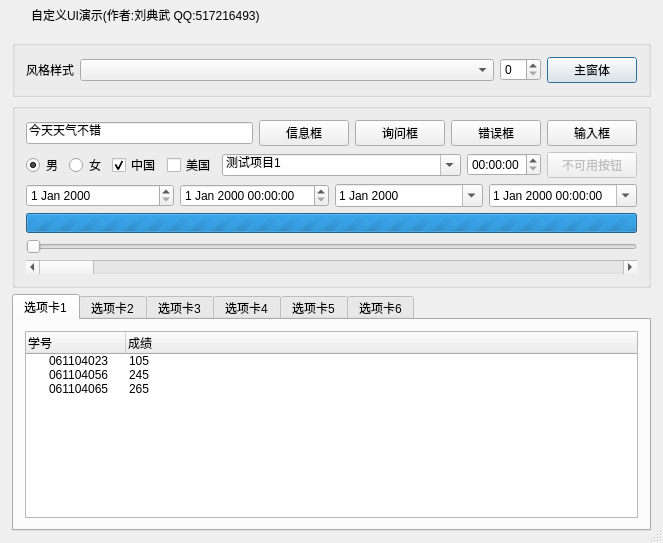
<?xml version="1.0" encoding="UTF-8"?>
<ui version="4.0">
 <class>frmMain</class>
 <widget class="QDialog" name="frmMain">
  <property name="geometry">
   <rect>
    <x>0</x>
    <y>0</y>
    <width>663</width>
    <height>543</height>
   </rect>
  </property>
  <property name="sizeGripEnabled">
   <bool>true</bool>
  </property>
  <layout class="QVBoxLayout" name="verticalLayout">
   <property name="spacing">
    <number>0</number>
   </property>
   <property name="leftMargin">
    <number>1</number>
   </property>
   <property name="topMargin">
    <number>1</number>
   </property>
   <property name="rightMargin">
    <number>1</number>
   </property>
   <property name="bottomMargin">
    <number>1</number>
   </property>
   <item>
    <widget class="QWidget" name="widget_title" native="true">
     <property name="sizePolicy">
      <sizepolicy hsizetype="Preferred" vsizetype="Fixed">
       <horstretch>0</horstretch>
       <verstretch>0</verstretch>
      </sizepolicy>
     </property>
     <property name="minimumSize">
      <size>
       <width>100</width>
       <height>28</height>
      </size>
     </property>
     <layout class="QHBoxLayout" name="horizontalLayout_2">
      <property name="spacing">
       <number>0</number>
      </property>
      <property name="leftMargin">
       <number>0</number>
      </property>
      <property name="topMargin">
       <number>0</number>
      </property>
      <property name="rightMargin">
       <number>0</number>
      </property>
      <property name="bottomMargin">
       <number>0</number>
      </property>
      <item>
       <widget class="QLabel" name="lab_Ico">
        <property name="sizePolicy">
         <sizepolicy hsizetype="Minimum" vsizetype="Preferred">
          <horstretch>0</horstretch>
          <verstretch>0</verstretch>
         </sizepolicy>
        </property>
        <property name="minimumSize">
         <size>
          <width>30</width>
          <height>0</height>
         </size>
        </property>
        <property name="text">
         <string/>
        </property>
        <property name="alignment">
         <set>Qt::AlignCenter</set>
        </property>
       </widget>
      </item>
      <item>
       <widget class="QLabel" name="lab_Title">
        <property name="sizePolicy">
         <sizepolicy hsizetype="Expanding" vsizetype="Preferred">
          <horstretch>0</horstretch>
          <verstretch>0</verstretch>
         </sizepolicy>
        </property>
        <property name="styleSheet">
         <string notr="true"/>
        </property>
        <property name="text">
         <string>自定义UI演示(作者:刘典武 QQ:517216493)</string>
        </property>
        <property name="alignment">
         <set>Qt::AlignLeading|Qt::AlignLeft|Qt::AlignVCenter</set>
        </property>
       </widget>
      </item>
      <item>
       <widget class="QWidget" name="widget_menu" native="true">
        <property name="sizePolicy">
         <sizepolicy hsizetype="Minimum" vsizetype="Preferred">
          <horstretch>0</horstretch>
          <verstretch>0</verstretch>
         </sizepolicy>
        </property>
        <layout class="QHBoxLayout" name="horizontalLayout">
         <property name="spacing">
          <number>0</number>
         </property>
         <property name="leftMargin">
          <number>0</number>
         </property>
         <property name="topMargin">
          <number>0</number>
         </property>
         <property name="rightMargin">
          <number>0</number>
         </property>
         <property name="bottomMargin">
          <number>0</number>
         </property>
         <item>
          <widget class="QPushButton" name="btnMenu_Min">
           <property name="sizePolicy">
            <sizepolicy hsizetype="Minimum" vsizetype="Expanding">
             <horstretch>0</horstretch>
             <verstretch>0</verstretch>
            </sizepolicy>
           </property>
           <property name="minimumSize">
            <size>
             <width>40</width>
             <height>0</height>
            </size>
           </property>
           <property name="cursor">
            <cursorShape>ArrowCursor</cursorShape>
           </property>
           <property name="focusPolicy">
            <enum>Qt::NoFocus</enum>
           </property>
           <property name="toolTip">
            <string>最小化</string>
           </property>
           <property name="text">
            <string/>
           </property>
           <property name="flat">
            <bool>true</bool>
           </property>
          </widget>
         </item>
         <item>
          <widget class="QPushButton" name="btnMenu_Max">
           <property name="sizePolicy">
            <sizepolicy hsizetype="Minimum" vsizetype="Expanding">
             <horstretch>0</horstretch>
             <verstretch>0</verstretch>
            </sizepolicy>
           </property>
           <property name="minimumSize">
            <size>
             <width>40</width>
             <height>0</height>
            </size>
           </property>
           <property name="cursor">
            <cursorShape>ArrowCursor</cursorShape>
           </property>
           <property name="focusPolicy">
            <enum>Qt::NoFocus</enum>
           </property>
           <property name="toolTip">
            <string>最大化</string>
           </property>
           <property name="text">
            <string/>
           </property>
           <property name="flat">
            <bool>true</bool>
           </property>
          </widget>
         </item>
         <item>
          <widget class="QPushButton" name="btnMenu_Close">
           <property name="sizePolicy">
            <sizepolicy hsizetype="Minimum" vsizetype="Expanding">
             <horstretch>0</horstretch>
             <verstretch>0</verstretch>
            </sizepolicy>
           </property>
           <property name="minimumSize">
            <size>
             <width>40</width>
             <height>0</height>
            </size>
           </property>
           <property name="cursor">
            <cursorShape>ArrowCursor</cursorShape>
           </property>
           <property name="focusPolicy">
            <enum>Qt::NoFocus</enum>
           </property>
           <property name="toolTip">
            <string>关闭</string>
           </property>
           <property name="text">
            <string/>
           </property>
           <property name="flat">
            <bool>true</bool>
           </property>
          </widget>
         </item>
        </layout>
       </widget>
      </item>
     </layout>
    </widget>
   </item>
   <item>
    <widget class="QWidget" name="widget_main" native="true">
     <property name="styleSheet">
      <string notr="true"/>
     </property>
     <layout class="QVBoxLayout" name="verticalLayout_9">
      <item>
       <widget class="QGroupBox" name="groupBox_3">
        <property name="title">
         <string/>
        </property>
        <layout class="QHBoxLayout" name="horizontalLayout_6">
         <item>
          <widget class="QLabel" name="label">
           <property name="text">
            <string>风格样式</string>
           </property>
          </widget>
         </item>
         <item>
          <widget class="QComboBox" name="cboxStyle">
           <property name="sizePolicy">
            <sizepolicy hsizetype="Expanding" vsizetype="Fixed">
             <horstretch>0</horstretch>
             <verstretch>0</verstretch>
            </sizepolicy>
           </property>
          </widget>
         </item>
         <item>
          <widget class="QSpinBox" name="spinBox"/>
         </item>
         <item>
          <widget class="QPushButton" name="btnChangeStyle">
           <property name="minimumSize">
            <size>
             <width>90</width>
             <height>0</height>
            </size>
           </property>
           <property name="text">
            <string>主窗体</string>
           </property>
          </widget>
         </item>
        </layout>
       </widget>
      </item>
      <item>
       <widget class="QGroupBox" name="groupBox">
        <property name="title">
         <string/>
        </property>
        <layout class="QVBoxLayout" name="verticalLayout_2">
         <item>
          <layout class="QHBoxLayout" name="horizontalLayout_4">
           <item>
            <widget class="QLineEdit" name="lineEdit">
             <property name="text">
              <string>今天天气不错</string>
             </property>
            </widget>
           </item>
           <item>
            <widget class="QPushButton" name="pushButton">
             <property name="minimumSize">
              <size>
               <width>90</width>
               <height>0</height>
              </size>
             </property>
             <property name="cursor">
              <cursorShape>PointingHandCursor</cursorShape>
             </property>
             <property name="text">
              <string>信息框</string>
             </property>
            </widget>
           </item>
           <item>
            <widget class="QPushButton" name="pushButton_2">
             <property name="minimumSize">
              <size>
               <width>90</width>
               <height>0</height>
              </size>
             </property>
             <property name="cursor">
              <cursorShape>PointingHandCursor</cursorShape>
             </property>
             <property name="text">
              <string>询问框</string>
             </property>
            </widget>
           </item>
           <item>
            <widget class="QPushButton" name="pushButton_3">
             <property name="minimumSize">
              <size>
               <width>90</width>
               <height>0</height>
              </size>
             </property>
             <property name="cursor">
              <cursorShape>PointingHandCursor</cursorShape>
             </property>
             <property name="text">
              <string>错误框</string>
             </property>
            </widget>
           </item>
           <item>
            <widget class="QPushButton" name="pushButton_5">
             <property name="minimumSize">
              <size>
               <width>90</width>
               <height>0</height>
              </size>
             </property>
             <property name="cursor">
              <cursorShape>PointingHandCursor</cursorShape>
             </property>
             <property name="text">
              <string>输入框</string>
             </property>
            </widget>
           </item>
          </layout>
         </item>
         <item>
          <layout class="QHBoxLayout" name="horizontalLayout_5">
           <item>
            <widget class="QRadioButton" name="radioButton">
             <property name="text">
              <string>男</string>
             </property>
             <property name="checked">
              <bool>true</bool>
             </property>
            </widget>
           </item>
           <item>
            <widget class="QRadioButton" name="radioButton_2">
             <property name="text">
              <string>女</string>
             </property>
            </widget>
           </item>
           <item>
            <widget class="QCheckBox" name="checkBox">
             <property name="text">
              <string>中国</string>
             </property>
             <property name="checked">
              <bool>true</bool>
             </property>
            </widget>
           </item>
           <item>
            <widget class="QCheckBox" name="checkBox_2">
             <property name="text">
              <string>美国</string>
             </property>
            </widget>
           </item>
           <item>
            <widget class="QComboBox" name="comboBox">
             <property name="sizePolicy">
              <sizepolicy hsizetype="Expanding" vsizetype="Fixed">
               <horstretch>0</horstretch>
               <verstretch>0</verstretch>
              </sizepolicy>
             </property>
             <property name="editable">
              <bool>true</bool>
             </property>
             <item>
              <property name="text">
               <string>测试项目1</string>
              </property>
             </item>
             <item>
              <property name="text">
               <string>测试项目2</string>
              </property>
             </item>
             <item>
              <property name="text">
               <string>测试项目3</string>
              </property>
             </item>
            </widget>
           </item>
           <item>
            <widget class="QTimeEdit" name="timeEdit">
             <property name="calendarPopup">
              <bool>true</bool>
             </property>
            </widget>
           </item>
           <item>
            <widget class="QPushButton" name="pushButton_4">
             <property name="enabled">
              <bool>false</bool>
             </property>
             <property name="sizePolicy">
              <sizepolicy hsizetype="Minimum" vsizetype="Fixed">
               <horstretch>0</horstretch>
               <verstretch>0</verstretch>
              </sizepolicy>
             </property>
             <property name="minimumSize">
              <size>
               <width>90</width>
               <height>0</height>
              </size>
             </property>
             <property name="text">
              <string>不可用按钮</string>
             </property>
            </widget>
           </item>
          </layout>
         </item>
         <item>
          <layout class="QHBoxLayout" name="horizontalLayout_7">
           <item>
            <widget class="QDateEdit" name="dateEdit">
             <property name="calendarPopup">
              <bool>false</bool>
             </property>
            </widget>
           </item>
           <item>
            <widget class="QDateTimeEdit" name="dateTimeEdit_2"/>
           </item>
           <item>
            <widget class="QDateEdit" name="dateEdit_2">
             <property name="calendarPopup">
              <bool>true</bool>
             </property>
            </widget>
           </item>
           <item>
            <widget class="QDateTimeEdit" name="dateTimeEdit">
             <property name="calendarPopup">
              <bool>true</bool>
             </property>
            </widget>
           </item>
          </layout>
         </item>
         <item>
          <widget class="QProgressBar" name="progressBar">
           <property name="sizePolicy">
            <sizepolicy hsizetype="Expanding" vsizetype="Minimum">
             <horstretch>0</horstretch>
             <verstretch>0</verstretch>
            </sizepolicy>
           </property>
           <property name="minimumSize">
            <size>
             <width>0</width>
             <height>20</height>
            </size>
           </property>
           <property name="minimum">
            <number>0</number>
           </property>
           <property name="maximum">
            <number>0</number>
           </property>
           <property name="value">
            <number>-1</number>
           </property>
          </widget>
         </item>
         <item>
          <widget class="QSlider" name="horizontalSlider">
           <property name="orientation">
            <enum>Qt::Horizontal</enum>
           </property>
          </widget>
         </item>
         <item>
          <widget class="QScrollBar" name="horizontalScrollBar">
           <property name="orientation">
            <enum>Qt::Horizontal</enum>
           </property>
          </widget>
         </item>
        </layout>
       </widget>
      </item>
      <item>
       <widget class="QTabWidget" name="tabWidget">
        <property name="currentIndex">
         <number>0</number>
        </property>
        <widget class="QWidget" name="tab">
         <attribute name="title">
          <string>选项卡1</string>
         </attribute>
         <layout class="QVBoxLayout" name="verticalLayout_3">
          <item>
           <widget class="QTreeWidget" name="treeWidget">
            <column>
             <property name="text">
              <string>学号</string>
             </property>
            </column>
            <column>
             <property name="text">
              <string>成绩</string>
             </property>
            </column>
            <item>
             <property name="text">
              <string>061104023</string>
             </property>
             <property name="text">
              <string>105</string>
             </property>
            </item>
            <item>
             <property name="text">
              <string>061104056</string>
             </property>
             <property name="text">
              <string>245</string>
             </property>
            </item>
            <item>
             <property name="text">
              <string>061104065</string>
             </property>
             <property name="text">
              <string>265</string>
             </property>
            </item>
           </widget>
          </item>
         </layout>
        </widget>
        <widget class="QWidget" name="tab_2">
         <attribute name="title">
          <string>选项卡2</string>
         </attribute>
         <layout class="QVBoxLayout" name="verticalLayout_4">
          <item>
           <widget class="QTableWidget" name="tableWidget">
            <property name="selectionBehavior">
             <enum>QAbstractItemView::SelectRows</enum>
            </property>
            <row>
             <property name="text">
              <string>1</string>
             </property>
            </row>
            <row>
             <property name="text">
              <string>2</string>
             </property>
            </row>
            <row>
             <property name="text">
              <string>3</string>
             </property>
            </row>
            <column>
             <property name="text">
              <string>学号</string>
             </property>
            </column>
            <column>
             <property name="text">
              <string>成绩</string>
             </property>
            </column>
            <item row="0" column="0">
             <property name="text">
              <string>061104023</string>
             </property>
            </item>
            <item row="0" column="1">
             <property name="text">
              <string>105</string>
             </property>
            </item>
            <item row="1" column="0">
             <property name="text">
              <string>061104025</string>
             </property>
            </item>
            <item row="1" column="1">
             <property name="text">
              <string>108</string>
             </property>
            </item>
            <item row="2" column="0">
             <property name="text">
              <string>061104056</string>
             </property>
            </item>
            <item row="2" column="1">
             <property name="text">
              <string>235</string>
             </property>
            </item>
           </widget>
          </item>
         </layout>
        </widget>
        <widget class="QWidget" name="tab_3">
         <attribute name="title">
          <string>选项卡3</string>
         </attribute>
         <layout class="QVBoxLayout" name="verticalLayout_5">
          <item>
           <widget class="QToolBox" name="toolBox">
            <property name="currentIndex">
             <number>1</number>
            </property>
            <widget class="QWidget" name="page">
             <property name="geometry">
              <rect>
               <x>0</x>
               <y>0</y>
               <width>100</width>
               <height>30</height>
              </rect>
             </property>
             <attribute name="label">
              <string>学生信息管理</string>
             </attribute>
            </widget>
            <widget class="QWidget" name="page_2">
             <property name="geometry">
              <rect>
               <x>0</x>
               <y>0</y>
               <width>66</width>
               <height>16</height>
              </rect>
             </property>
             <attribute name="label">
              <string>教师信息管理</string>
             </attribute>
            </widget>
           </widget>
          </item>
         </layout>
        </widget>
        <widget class="QWidget" name="tab_4">
         <attribute name="title">
          <string>选项卡4</string>
         </attribute>
         <layout class="QVBoxLayout" name="verticalLayout_6">
          <item>
           <widget class="QTextEdit" name="textEdit">
            <property name="html">
             <string>&lt;!DOCTYPE HTML PUBLIC &quot;-//W3C//DTD HTML 4.0//EN&quot; &quot;http://www.w3.org/TR/REC-html40/strict.dtd&quot;&gt;
&lt;html&gt;&lt;head&gt;&lt;meta name=&quot;qrichtext&quot; content=&quot;1&quot; /&gt;&lt;style type=&quot;text/css&quot;&gt;
p, li { white-space: pre-wrap; }
&lt;/style&gt;&lt;/head&gt;&lt;body style=&quot; font-family:'宋体'; font-size:9pt; font-weight:400; font-style:normal;&quot;&gt;
&lt;p style=&quot; margin-top:0px; margin-bottom:0px; margin-left:0px; margin-right:0px; -qt-block-indent:0; text-indent:0px;&quot;&gt;1.假如你想要一件东西，就放它走。它若能回来找你，就永远属于你；它若不回来，那根本就不是你的。&lt;/p&gt;
&lt;p style=&quot; margin-top:0px; margin-bottom:0px; margin-left:0px; margin-right:0px; -qt-block-indent:0; text-indent:0px;&quot;&gt;2.一个人会落泪，是因为痛；一个人之所以痛，是因为在乎；一个人之所以在乎，是因为有感觉；一个人之所以有感觉，仅因为你是一个人！所以，你有感觉，在乎，痛过，落泪了，说明你是完整不能再完整的一个人。难过的时候，原谅自己，只不过是一个人而已，没有必要把自己看的这么坚不可摧。&lt;/p&gt;
&lt;p style=&quot; margin-top:0px; margin-bottom:0px; margin-left:0px; margin-right:0px; -qt-block-indent:0; text-indent:0px;&quot;&gt;3.如果真的有一天，某个回不来的人消失了，某个离不开的人离开了，也没关系。时间会把最正确的人带到你的身边，在此之前，你所要做的，是好好的照顾自己。&lt;/p&gt;
&lt;p style=&quot; margin-top:0px; margin-bottom:0px; margin-left:0px; margin-right:0px; -qt-block-indent:0; text-indent:0px;&quot;&gt;4.你可以沉默不语，不管我的着急；你可以不回信息，不顾我的焦虑；你可以将我的关心，说成让你烦躁的原因；你可以把我的思念，丢在角落不屑一顾。你可以对着其他人微笑，你可以给别人拥抱，你可以对全世界好，却忘了我一直的伤心。------ 你不过是仗着我喜欢你，而那，却是唯一让我变得卑微的原因。&lt;/p&gt;
&lt;p style=&quot; margin-top:0px; margin-bottom:0px; margin-left:0px; margin-right:0px; -qt-block-indent:0; text-indent:0px;&quot;&gt;5.生命中有一些人与我们擦肩了，却来不及遇见；遇见了，却来不及相识；相识了，却来不及熟悉；熟悉了，却还是要说再见。------ 对自己好点，因为一辈子不长；对身边的人好点，因为下辈子不一定能遇见。&lt;/p&gt;
&lt;p style=&quot; margin-top:0px; margin-bottom:0px; margin-left:0px; margin-right:0px; -qt-block-indent:0; text-indent:0px;&quot;&gt;6.0岁出场，10岁成长，20岁彷徨，30岁定向，40岁打拼，50岁回望，60岁告老，70岁搓麻，80岁晒太阳，90岁躺床上，100岁挂墙上。生的伟大，死的凄凉，能牵手的时候，请别肩并肩，能拥抱的时候，请别手牵手，能相爱的时候，请别说分开。一生就这么短暂而已。&lt;/p&gt;
&lt;p style=&quot; margin-top:0px; margin-bottom:0px; margin-left:0px; margin-right:0px; -qt-block-indent:0; text-indent:0px;&quot;&gt;7.时候，希望自己快点长大，长大了，却发现遗失了童年；单身时，开始羡慕恋人的甜蜜，恋爱时，怀念单身时的自由。——— 很多事物，没有得到时总觉得美好，得到之后才开始明白：“我们得到的同时也在失去。”&lt;/p&gt;
&lt;p style=&quot; margin-top:0px; margin-bottom:0px; margin-left:0px; margin-right:0px; -qt-block-indent:0; text-indent:0px;&quot;&gt;8.面对， 不一定最难过。 孤独， 不一定不快乐。 得到， 不一定能长久。 失去， 不一定不再拥有。 不要因为寂寞而错爱， 不要因為错爱而寂寞一生。&lt;/p&gt;&lt;/body&gt;&lt;/html&gt;</string>
            </property>
           </widget>
          </item>
         </layout>
        </widget>
        <widget class="QWidget" name="tab_5">
         <attribute name="title">
          <string>选项卡5</string>
         </attribute>
         <layout class="QVBoxLayout" name="verticalLayout_7">
          <item>
           <widget class="QTextBrowser" name="textBrowser">
            <property name="html">
             <string>&lt;!DOCTYPE HTML PUBLIC &quot;-//W3C//DTD HTML 4.0//EN&quot; &quot;http://www.w3.org/TR/REC-html40/strict.dtd&quot;&gt;
&lt;html&gt;&lt;head&gt;&lt;meta name=&quot;qrichtext&quot; content=&quot;1&quot; /&gt;&lt;style type=&quot;text/css&quot;&gt;
p, li { white-space: pre-wrap; }
&lt;/style&gt;&lt;/head&gt;&lt;body style=&quot; font-family:'宋体'; font-size:9pt; font-weight:400; font-style:normal;&quot;&gt;
&lt;p style=&quot; margin-top:0px; margin-bottom:0px; margin-left:0px; margin-right:0px; -qt-block-indent:0; text-indent:0px;&quot;&gt;1.假如你想要一件东西，就放它走。它若能回来找你，就永远属于你；它若不回来，那根本就不是你的。&lt;/p&gt;
&lt;p style=&quot; margin-top:0px; margin-bottom:0px; margin-left:0px; margin-right:0px; -qt-block-indent:0; text-indent:0px;&quot;&gt;2.一个人会落泪，是因为痛；一个人之所以痛，是因为在乎；一个人之所以在乎，是因为有感觉；一个人之所以有感觉，仅因为你是一个人！所以，你有感觉，在乎，痛过，落泪了，说明你是完整不能再完整的一个人。难过的时候，原谅自己，只不过是一个人而已，没有必要把自己看的这么坚不可摧。&lt;/p&gt;
&lt;p style=&quot; margin-top:0px; margin-bottom:0px; margin-left:0px; margin-right:0px; -qt-block-indent:0; text-indent:0px;&quot;&gt;3.如果真的有一天，某个回不来的人消失了，某个离不开的人离开了，也没关系。时间会把最正确的人带到你的身边，在此之前，你所要做的，是好好的照顾自己。&lt;/p&gt;
&lt;p style=&quot; margin-top:0px; margin-bottom:0px; margin-left:0px; margin-right:0px; -qt-block-indent:0; text-indent:0px;&quot;&gt;4.你可以沉默不语，不管我的着急；你可以不回信息，不顾我的焦虑；你可以将我的关心，说成让你烦躁的原因；你可以把我的思念，丢在角落不屑一顾。你可以对着其他人微笑，你可以给别人拥抱，你可以对全世界好，却忘了我一直的伤心。------ 你不过是仗着我喜欢你，而那，却是唯一让我变得卑微的原因。&lt;/p&gt;
&lt;p style=&quot; margin-top:0px; margin-bottom:0px; margin-left:0px; margin-right:0px; -qt-block-indent:0; text-indent:0px;&quot;&gt;5.生命中有一些人与我们擦肩了，却来不及遇见；遇见了，却来不及相识；相识了，却来不及熟悉；熟悉了，却还是要说再见。------ 对自己好点，因为一辈子不长；对身边的人好点，因为下辈子不一定能遇见。&lt;/p&gt;
&lt;p style=&quot; margin-top:0px; margin-bottom:0px; margin-left:0px; margin-right:0px; -qt-block-indent:0; text-indent:0px;&quot;&gt;6.0岁出场，10岁成长，20岁彷徨，30岁定向，40岁打拼，50岁回望，60岁告老，70岁搓麻，80岁晒太阳，90岁躺床上，100岁挂墙上。生的伟大，死的凄凉，能牵手的时候，请别肩并肩，能拥抱的时候，请别手牵手，能相爱的时候，请别说分开。一生就这么短暂而已。&lt;/p&gt;
&lt;p style=&quot; margin-top:0px; margin-bottom:0px; margin-left:0px; margin-right:0px; -qt-block-indent:0; text-indent:0px;&quot;&gt;7.时候，希望自己快点长大，长大了，却发现遗失了童年；单身时，开始羡慕恋人的甜蜜，恋爱时，怀念单身时的自由。——— 很多事物，没有得到时总觉得美好，得到之后才开始明白：“我们得到的同时也在失去。”&lt;/p&gt;
&lt;p style=&quot; margin-top:0px; margin-bottom:0px; margin-left:0px; margin-right:0px; -qt-block-indent:0; text-indent:0px;&quot;&gt;8.面对， 不一定最难过。 孤独， 不一定不快乐。 得到， 不一定能长久。 失去， 不一定不再拥有。 不要因为寂寞而错爱， 不要因為错爱而寂寞一生。&lt;/p&gt;&lt;/body&gt;&lt;/html&gt;</string>
            </property>
           </widget>
          </item>
         </layout>
        </widget>
        <widget class="QWidget" name="tab_6">
         <attribute name="title">
          <string>选项卡6</string>
         </attribute>
         <layout class="QVBoxLayout" name="verticalLayout_8">
          <item>
           <widget class="QFrame" name="frame">
            <property name="frameShape">
             <enum>QFrame::StyledPanel</enum>
            </property>
            <property name="frameShadow">
             <enum>QFrame::Raised</enum>
            </property>
            <layout class="QHBoxLayout" name="horizontalLayout_3">
             <item>
              <widget class="QPlainTextEdit" name="plainTextEdit">
               <property name="plainText">
                <string>1.假如你想要一件东西，就放它走。它若能回来找你，就永远属于你；它若不回来，那根本就不是你的。
2.一个人会落泪，是因为痛；一个人之所以痛，是因为在乎；一个人之所以在乎，是因为有感觉；一个人之所以有感觉，仅因为你是一个人！所以，你有感觉，在乎，痛过，落泪了，说明你是完整不能再完整的一个人。难过的时候，原谅自己，只不过是一个人而已，没有必要把自己看的这么坚不可摧。
3.如果真的有一天，某个回不来的人消失了，某个离不开的人离开了，也没关系。时间会把最正确的人带到你的身边，在此之前，你所要做的，是好好的照顾自己。
4.你可以沉默不语，不管我的着急；你可以不回信息，不顾我的焦虑；你可以将我的关心，说成让你烦躁的原因；你可以把我的思念，丢在角落不屑一顾。你可以对着其他人微笑，你可以给别人拥抱，你可以对全世界好，却忘了我一直的伤心。------ 你不过是仗着我喜欢你，而那，却是唯一让我变得卑微的原因。
5.生命中有一些人与我们擦肩了，却来不及遇见；遇见了，却来不及相识；相识了，却来不及熟悉；熟悉了，却还是要说再见。------ 对自己好点，因为一辈子不长；对身边的人好点，因为下辈子不一定能遇见。
6.0岁出场，10岁成长，20岁彷徨，30岁定向，40岁打拼，50岁回望，60岁告老，70岁搓麻，80岁晒太阳，90岁躺床上，100岁挂墙上。生的伟大，死的凄凉，能牵手的时候，请别肩并肩，能拥抱的时候，请别手牵手，能相爱的时候，请别说分开。一生就这么短暂而已。
7.时候，希望自己快点长大，长大了，却发现遗失了童年；单身时，开始羡慕恋人的甜蜜，恋爱时，怀念单身时的自由。——— 很多事物，没有得到时总觉得美好，得到之后才开始明白：“我们得到的同时也在失去。”
8.面对， 不一定最难过。 孤独， 不一定不快乐。 得到， 不一定能长久。 失去， 不一定不再拥有。 不要因为寂寞而错爱， 不要因為错爱而寂寞一生。</string>
               </property>
              </widget>
             </item>
            </layout>
           </widget>
          </item>
         </layout>
        </widget>
       </widget>
      </item>
     </layout>
    </widget>
   </item>
  </layout>
 </widget>
 <layoutdefault spacing="6" margin="11"/>
 <resources/>
 <connections/>
</ui>
